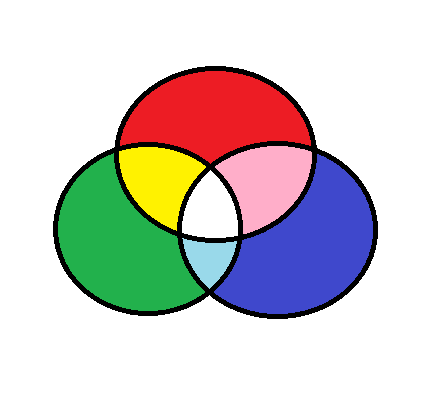
#> input picture Documents/computer vision/openCV/geek/Color Spaces/RGB.png, 437 x 394 px
$ python main.py
#> lines starting #> are read from the running program, lines starting #| are printed output that depends on the picture
from cv2 import cv2

image = cv2.imread("RGB.png")
#> image is the input picture: shape (394, 437, 3); mean B, G, R 202.4, 203.9, 208.2

B, G, R = cv2.split(image)
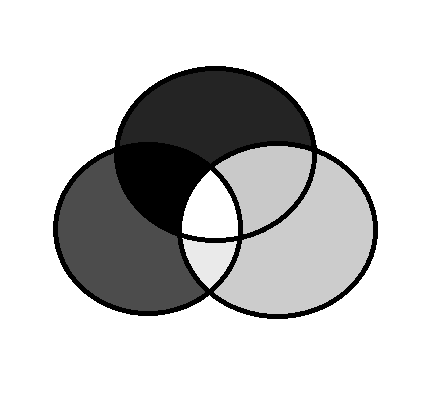
#> B: shape (394, 437); min 0, max 255, mean 202.4
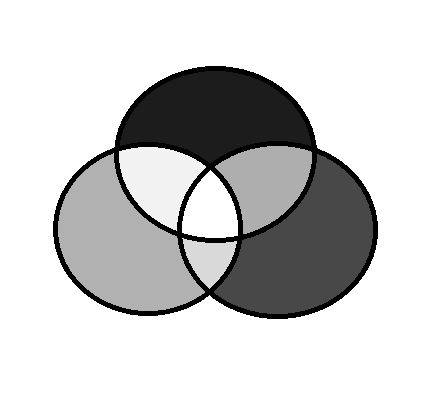
#> G: shape (394, 437); min 0, max 255, mean 203.9
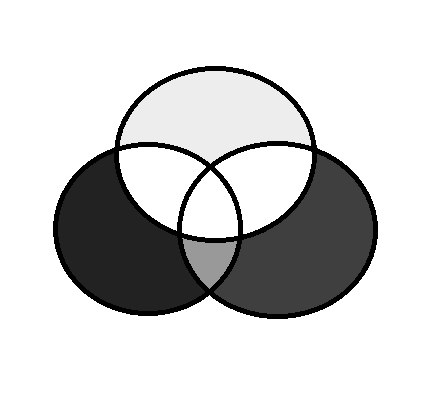
#> R: shape (394, 437); min 0, max 255, mean 208.2
cv2.imshow("original", image)
cv2.waitKey(0)

cv2.imshow("blue", B)
cv2.waitKey(0)

cv2.imshow("green", G)
cv2.waitKey(0)

cv2.imshow("red", R)
cv2.waitKey(0)

cv2.destroyAllWindows()
